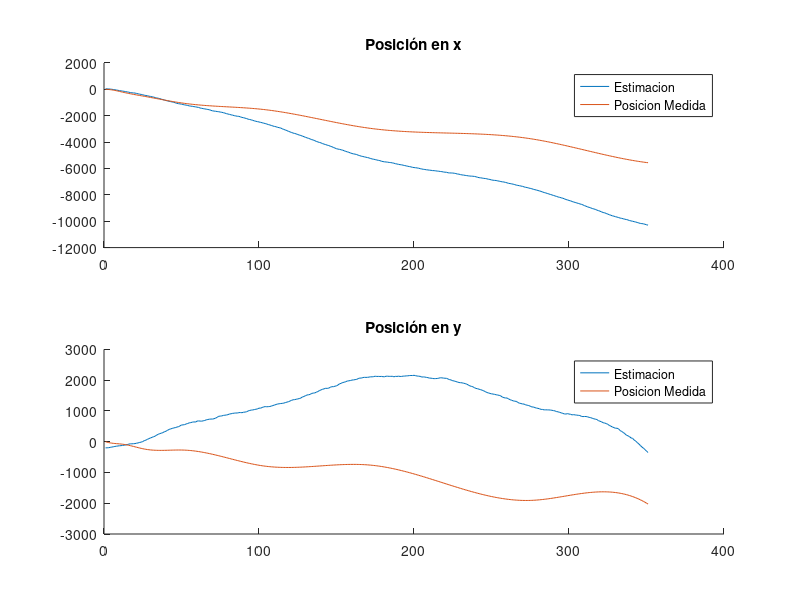
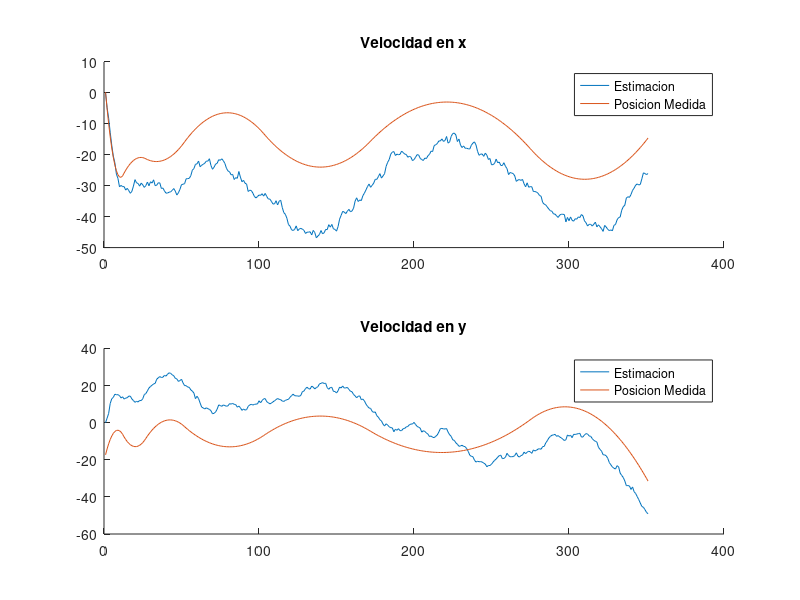
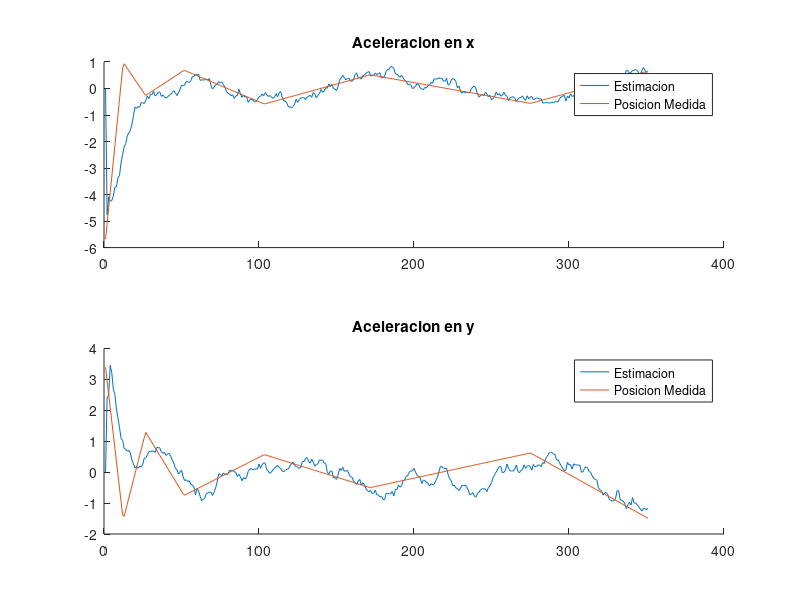
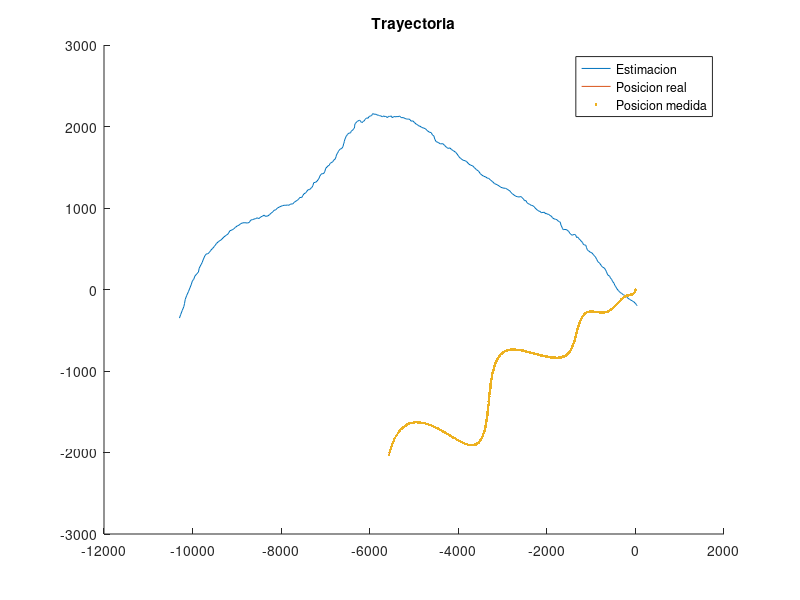

The MATLAB script that drew these images, in order:
clear all
close all
clc

load('tp3_kalman.mat');
%%%%%%%%%%%%%%%%%%%%%%%%%%%%%%%%%%%%%%%%%%%%%%%%%%%%%%%%%%%%%%%%%%%%%%%%%%%

%toEvaluate= 'position';
%toEvaluate= 'velocity';
toEvaluate= 'aceleration';
%toEvaluate= 'position and velocity';

%Auxiliares
I = [1,0;0,1];
O = zeros(size(I));
O_6 =[O,O,O;O,O,O;O,O,O];
final = length(p) ;
Xsave = [];
E = [];

%Parametros del modelo continuo
sigma_a_dot = 10^-1 ;
q = sigma_a_dot^2*I;
Q = [O,O,O;O,O,O;O,O,q]; %Cov ruido de proceso
A=[O,I,O;O,O,I;O,O,O];

sigma_p = sqrt(100);
sigma_v = sqrt(10);
sigma_a = sqrt(1);

if (strcmp(toEvaluate,'position'))
    C=[I,O,O];
    R = diag([sigma_p^2 sigma_p^2]);
end
if (strcmp(toEvaluate,'velocity'))
  	C=[O,I,O];
    R = diag([sigma_v^2 sigma_v^2]);
end
if (strcmp(toEvaluate,'aceleration'))
  	C=[O,O,I];
    R = diag([sigma_a^2 sigma_a^2]);
end
% if (strcmp(toEvaluate,'position and velocity'))
%   	C=[I,O,O;O,I,O];
%     R = diag([sigma_p^2 sigma_p^2 sigma_v^2 sigma_v^2]);
%  
% end
etha = mvnrnd(zeros(length(R),1),R,final)';

%Discretizacion
%h=1;
Ad = expm(A*h);
Qd = [q*h^5/20,q*h^4/8,q*h^3/6;q*h^4/8,q*h^3/3,q*h^2/2;q*h^3/6,q*h^2/2,q*h];

%Condiciones Iniciales
x0_0 = [40 -200 0 0 0 0]';
P0_0 = diag([10^4 10^4 10^2 10^2 10 10 ]);

%Test de Observabilidad
L = rank(obsv(Ad,C));
if (L == length(Ad))
    disp('El sistema es completamente observable')
else
    disp('El sistema NO es completamente observable')
end
disp(['La cantidad de estados observables es: ',num2str(L)])

%Algoritmo de Kalman
for k = 1:final
    
    %Inicializacion
    if k == 1
        X_kminus_kminus = x0_0;
        P_kminus_kminus = P0_0;
    else
        X_kminus_kminus = X_k_k;
        P_kminus_kminus = P_k_k;
    end
    
    %Valor de la medicion 
    if (strcmp(toEvaluate,'position'))
        Yk = [p(k,:)]'+ etha(:,k);
    end
    if (strcmp(toEvaluate,'velocity'))
        Yk = [v(k,:)]'+ etha(:,k);
    end
    if (strcmp(toEvaluate,'aceleration'))
        Yk = [a(k,:)]'+ etha(:,k);
    end
    if (strcmp(toEvaluate,'position and velocity'))
        Yk = [p(k,:)' ; v(k,:)']+ etha(:,k);
    end

    %Prediccion
    X_k_kminus = Ad * X_kminus_kminus ;
    P_k_kminus = Ad * P_kminus_kminus * Ad' + Qd ;
    
    %Actualizacion
    K_k =  P_k_kminus * C' * inv( C * P_k_kminus * C' + R);
    X_k_k =  X_k_kminus + K_k * (Yk - C * X_k_kminus );
    P_k_k = (eye(size(K_k*C)) - K_k*C) * P_k_kminus ;
    %P_k_k = (eye(size(K_k*C)) - K_k * C)* P_k_kminus * (eye(size(K_k*C)) - K_k*C)' +  K_k * R * K_k';

    Xsave = [Xsave (X_kminus_kminus) ];
    E =[E (Yk - C * X_k_kminus )];
end
%% Comparacion de Estados y Estimaciones

%Posicion en X
figure(1)
subplot(2,1,1)
hold on
plot(1:final,Xsave(1,:))
plot(1:final,p(:,1))
legend({'Estimacion','Posicion Medida'})
title('Posición en x')

%Posicion en Y
subplot(2,1,2)
hold on
plot(1:final,Xsave(2,:))
plot(1:final,p(:,2))
legend({'Estimacion','Posicion Medida'})
title('Posición en y')
saveas(gcf, 'posicion.png')

%Velocidad en X
figure(2)
subplot(2,1,1)
hold on
plot(1:final,Xsave(3,:))
plot(1:final,v(:,1))
legend({'Estimacion','Posicion Medida'})
title('Velocidad en x')

%Velocidad en Y
subplot(2,1,2)
hold on
plot(1:final,Xsave(4,:))
plot(1:final,v(:,2))
legend({'Estimacion','Posicion Medida'})
title('Velocidad en y')
saveas(gcf, 'velocidad.png')

%Aceleracion en X
figure(3)
subplot(2,1,1)
hold on
plot(1:final,Xsave(5,:))
plot(1:final,a(:,1))
legend({'Estimacion','Posicion Medida'})
title('Aceleracion en x')

%Aceleracion en Y
subplot(2,1,2)
hold on
plot(1:final,Xsave(6,:))
plot(1:final,a(:,2))
legend({'Estimacion','Posicion Medida'})
title('Aceleracion en y')
saveas(gcf, 'aceleracion.png')

%Trayectoria
figure (4)
hold on
plot(Xsave(1,:),Xsave(2,:))
plot(p(:,1),p(:,2))
plot(p(:,1)' + etha(1,:),p(:,2)' + etha(2,:), 'linestyle', 'none', ...
    'marker', '.')
legend({'Estimacion','Posicion real', 'Posicion medida'})
title('Trayectoria')
saveas(gcf, 'trayectoria.png')

%Autocorrelacion de la innovacion
figure(5)
title('Autocorrelacion de la innovación')
subplot(2,1,1)
[c,lags] = xcov(E(1,:));
stem(lags,c)
subplot(2,1,2)
[c,lags] = xcov(E(2,:));
stem(lags,c)
saveas(gcf, 'innovacion.png')

%Trayectoria con zoom
figure (6)
hold on
plot(Xsave(1,:),Xsave(2,:))
plot(p(:,1),p(:,2))
plot(p(:,1)' + etha(1,:),p(:,2)' + etha(2,:), 'linestyle', 'none', ...
    'marker', '.')
legend({'Estimacion','Posicion real', 'Posicion medida'})
title('Trayectoria - Con aumento')
xlim([-5000 -3000])
saveas(gcf, 'trayectoria_aumento.png')


e_x = sqrt(sum((transpose(Xsave(1,:)) - p(:,1)).^2))
e_y = sqrt(sum((transpose(Xsave(2,:)) - p(:,2)).^2))
last_diff = transpose(Xsave(2,end)) - p(end,2)
max_diff_x = max(transpose(Xsave(1,:)) - p(:,1))
max_diff_y = max(transpose(Xsave(2,:)) - p(:,2))

